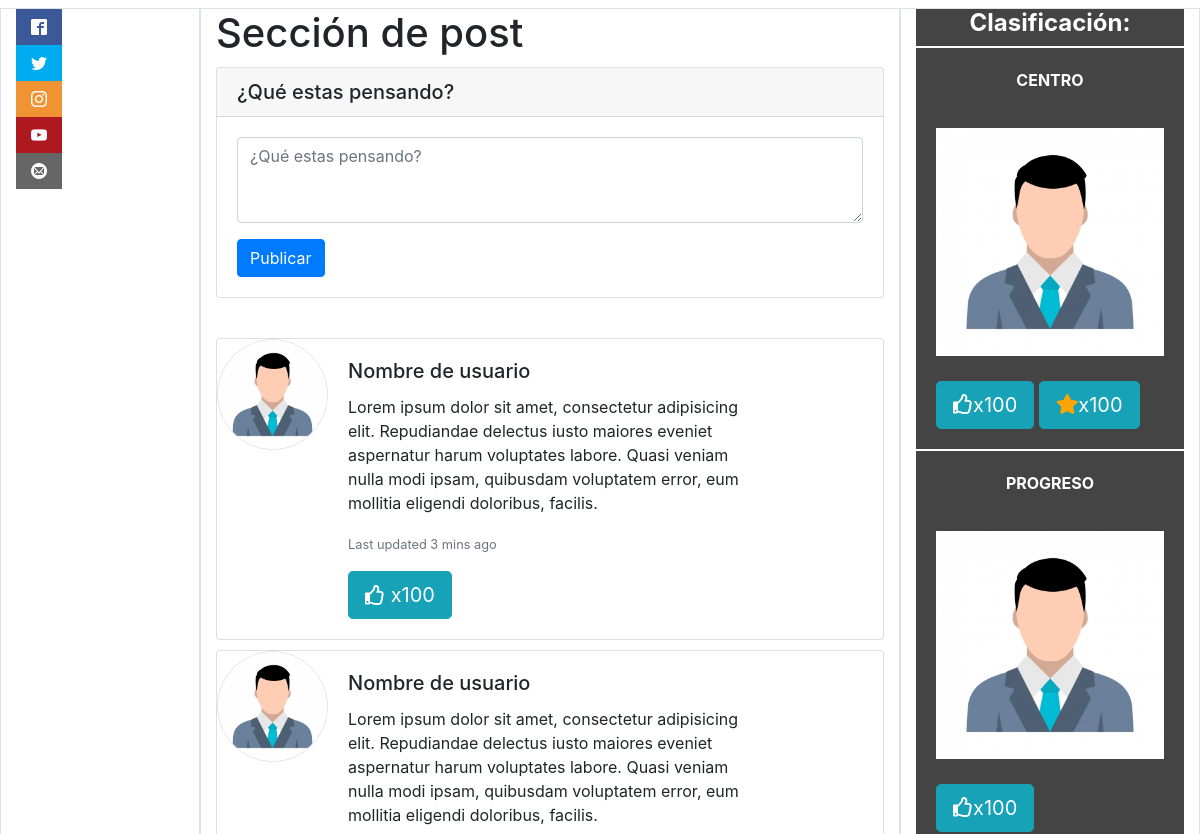
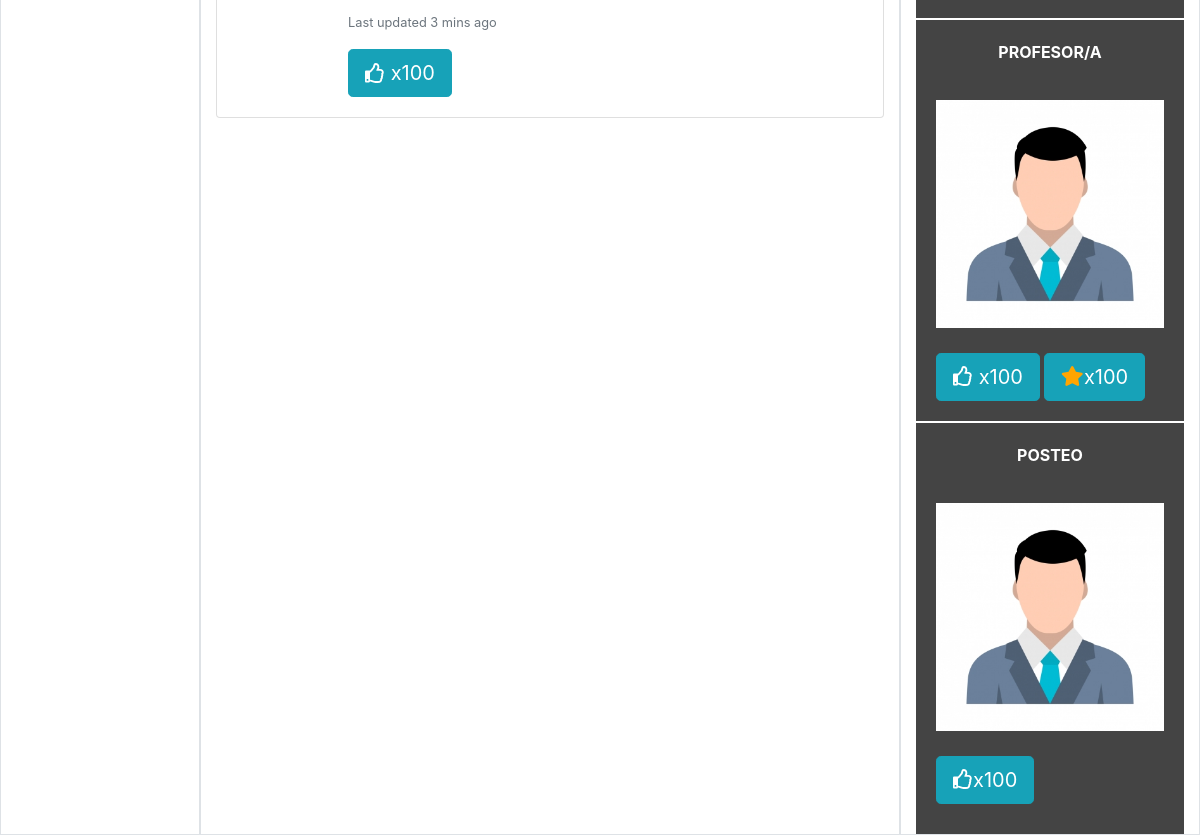
Before: / (lower part) with the older database file (2 pictures, top to bottom).
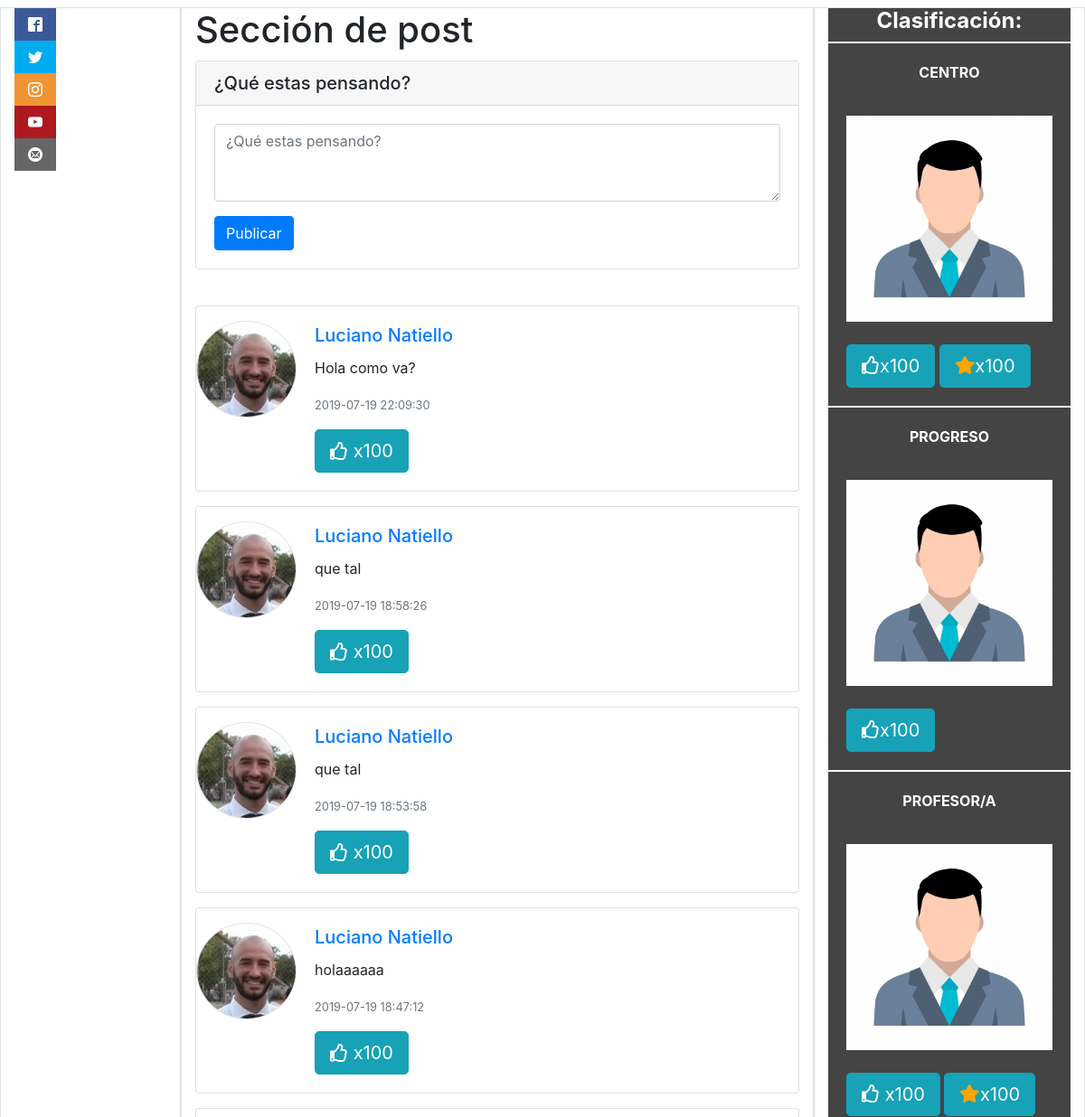
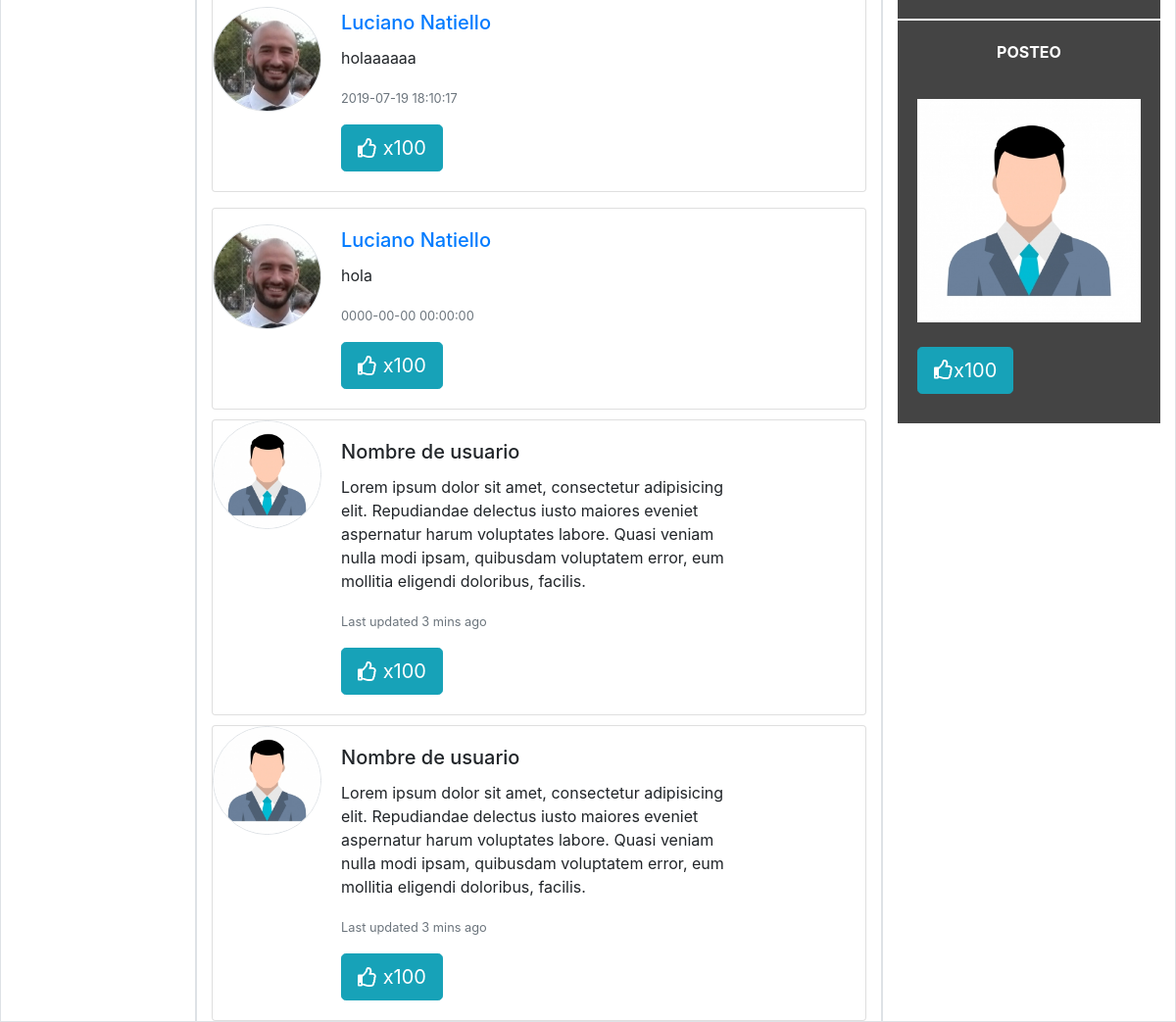
After: the same page with the newer database file (2 pictures, top to bottom).
### tables this page shows
CREATE TABLE `posteo` (
  `id_posteo` int(100) NOT NULL,
  `texto` varchar(1000) NOT NULL,
  `id_usuario` int(100) NOT NULL,
  `fecha` datetime NOT NULL
);

CREATE TABLE `usuarios` (
  `usr_id` int(100) NOT NULL,
  `usr_nombre` varchar(50) NOT NULL,
  `usr_tel` varchar(50) NOT NULL,
  `usr_mail` varchar(50) NOT NULL,
  `usr_localidad` int(50) NOT NULL,
  `usr_contrasena` varchar(30) NOT NULL,
  `usr_foto` varchar(100) NOT NULL,
  `usr_facebook` varchar(100) NOT NULL,
  `usr_instagram` varchar(100) NOT NULL,
  `usr_twitter` varchar(100) NOT NULL,
  `usr_edad` int(20) NOT NULL,
  `descripcion` varchar(1000) NOT NULL,
  `usr_registro` timestamp(6) NOT NULL DEFAULT current_timestamp(6) ON UPDATE current_timestamp(6)
);

### vistas/index/index.php (called while the page is built, shortened)
<?php
$contenido_seccion1 = PATH_VIEWS . "/index/partials/slider_publicidades.inc.php";
$contenido_seccion2 = PATH_VIEWS . "/index/partials/contenido_index.inc.php";
include( PATH_VIEWS . '/common/base.php' );
?>

### index.php (called while the page is built, shortened)
<?php
    $modulo = "index";
    include('vistas/' . $modulo . '/index.php');
?>

### modelo/DAO/posteoDAO.php (called while the page is built, shortened)
<?php
		function buscarPubli(){
					$conexion = getConexion();
					$consulta = "SELECT *
              					FROM posteo, usuarios
               				WHERE posteo.id_usuario = usuarios.usr_id
               				ORDER BY id_posteo DESC";
               	$posteocompleto = $conexion->query($consulta);
               	return $posteocompleto;
		}

### modelo/DAO/accesoperfilDAO.php (called while the page is built, shortened)
<?php
function saberPerfil($id_usuario){
    $conexion = getConexion();
     $consulta = "SELECT * " .
                 "FROM usuarios " .
                 "WHERE usr_id = '" . $id_usuario . "'";
     $resultado = $conexion->query( $consulta );
            if ( $resultado->num_rows == 1  ){
            $usuarioacc = $resultado->fetch_assoc();
            $consulta ="SELECT * " .
                        "FROM usuario_centro " .
                        "WHERE usr_centro_id = '" . $usuarioacc["usr_id"] . "'";
            $resultado = $conexion->query( $consulta );
            if ( $resultado->num_rows == 1) {
                            $perfilaccestipo = "centro";
                        }
                else {
            $consulta ="SELECT * " .
                        "FROM usuario_profe " .
                        "WHERE usr_pf_id = '" . $usuarioacc["usr_id"] . "'";
            $resultado = $conexion->query( $consulta );
                }
}
}
?>

### helpers/html_helper.php (the view, shortened to what this page needs)
<?php
      function crearHTMLpublicacion($id_usuario, $texto, $fotopubli, $nombrepubli, $fecha){
        include_once PATH_DAOS . '/accesoperfilDAO.php';
       saberPerfil($id_usuario);
?>
              <div class="posteo mt-3">
                    <div class="card">
                          <div class="row no-gutters">
                              <div class="col-md-2">
                                </a><img src="<?= FILES . '/perfiles/'. $fotopubli ?>" class="card-img border rounded-circle mt-3" alt="...">
                              </div>
                              <div class="col-md-8">
                                <div class="card-body">
                                  <a href="index.php?m=perfilacceso&tipo=<?= $perfilaccesotipo ?>&nombre=<?= $id_usuario ?>"><h5 class="card-title"><?= $nombrepubli ?></h5></a>
                                  <p class="card-text"><?= $texto ?></p>
                                  <p class="card-text"><small class="text-muted"><?= $fecha ?></small></p>
                                  <div>
                                <span class="btn btn-info btn-lg "><i class="far fa-thumbs-up"></i> x100</span>
                              </div>
                                </div>
                              </div>
                            </div>
                          </div>
                    </div>
     <?php
          }
      ?>

### vistas/common/base.php (shortened to what this page needs)
<!DOCTYPE html>
<html lang="en">
<head>
	<link rel="stylesheet" href="<?= PATH_VENDOR ?>/bootstrap/css/bootstrap.min.css">
	<link rel="stylesheet" href="<?= PATH_CSS ?>/estilos.css">
	<link rel="stylesheet" href="<?= PATH_CSS ?>/fonts.css">
	<link rel="stylesheet" href="<?= PATH_CSS ?>/all.min.css">
</head>
<body>
	<div class="container-fluid">
				<?php if(isset($contenido_seccion1)){include($contenido_seccion1);} ?>
	</div>
				<?php if(isset($contenido_seccion2)){include($contenido_seccion2);} ?>
</body>
</html>

### vistas/index/partials/slider_publicidades.inc.php (shortened to what this page needs)
<div class="row">
		<div class="col-md-12">
	</div>
	</div>

### vistas/index/partials/contenido_index.inc.php (shortened to what this page needs)
<div class="container-fluid">
	<div class="row">
		<div class="col-2 border">
			<div class="social" >
				<ul id="colsocial">
					<li><a href="" class="icon-facebook2"></a></li>
					<li><a href="" class="icon-twitter"></a></li>
					<li><a href="" class="icon-instagram"></a></li>
					<li><a href="" class="icon-youtube"></a></li>
					<li><a href="" class="icon-mail4"></a></li>
				</ul>
			</div>
		</div>
		<div class="col-7 border">
			<h1 class="align-center">Sección de post</h1>
		<div class="ingresoposteo">
				<div class="card">
				  <h5 class="card-header">¿Qué estas pensando?</h5>
				  <div class="card-body">
				  	<form action="index.php" method="post">
						    <div class="form-group">
								 	<textarea name="publicacion" class="form-control" id="publicacion" placeholder="¿Qué estas pensando?" rows="3" required></textarea>
						  </div>
				    <input type="submit" name="submit" value="Publicar" class="btn btn-primary">
				    </form>
				    <?php
				    include_once PATH_DAOS . "/posteoDAO.php";
				    ?>
				  </div>
				</div>
			</div>
			<?php
			 include_once PATH_DAOS . "/posteoDAO.php";
			 include_once PATH_HELPERS . "/html_helper.php";
			 $resultado = buscarPubli();
                    while( $public = $resultado->fetch_assoc() ){
                        crearHTMLpublicacion( $public["usr_id"], $public["texto"], $public["usr_foto"], $public["usr_nombre"], $public["fecha"]  );
                    }
			?>
	<div class="posteo">
			<div class="card">
						<div class="row no-gutters">
						    <div class="col-md-2">
						      <img src="<?= PATH_IMAGENES . '/avatar.jpg' ?>" class="card-img border rounded-circle" alt="...">
						    </div>
						    <div class="col-md-8">
						      <div class="card-body">
						        <h5 class="card-title">Nombre de usuario</h5>
						        <p class="card-text">Lorem ipsum dolor sit amet, consectetur adipisicing elit. Repudiandae delectus iusto maiores eveniet aspernatur harum voluptates labore. Quasi veniam nulla modi ipsam, quibusdam voluptatem error, eum mollitia eligendi doloribus, facilis.</p>
						        <p class="card-text"><small class="text-muted">Last updated 3 mins ago</small></p>
						        <div>
									<span class="btn btn-info btn-lg "><i class="far fa-thumbs-up"></i> x100</span>
								</div>
						      </div>
						    </div>
						  </div>
						</div>
			</div>
			<div class="posteo">
			<div class="card">
						<div class="row no-gutters">
						    <div class="col-md-2">
						      <img src="<?= PATH_IMAGENES . '/avatar.jpg' ?>" class="card-img border rounded-circle" alt="...">
						    </div>
						    <div class="col-md-8">
						      <div class="card-body">
						        <h5 class="card-title">Nombre de usuario</h5>
						        <p class="card-text">Lorem ipsum dolor sit amet, consectetur adipisicing elit. Repudiandae delectus iusto maiores eveniet aspernatur harum voluptates labore. Quasi veniam nulla modi ipsam, quibusdam voluptatem error, eum mollitia eligendi doloribus, facilis.</p>
						        <p class="card-text"><small class="text-muted">Last updated 3 mins ago</small></p>
						        <div>
									<span class="btn btn-info btn-lg "><i class="far fa-thumbs-up"></i> x100</span>
								</div>
						      </div>
						    </div>
						  </div>
						</div>
			</div>
		</div>
		<div class="col-3 border">
			<div id="clasificacion">
			<div>
			<h4 class="titulo_clasif">Clasificación:</h4>
			</div>
			<div class="casilleroclas">
				<p class="parrafo">CENTRO</p>
				<div class="imagenclasif">
				<img class="w-100" src="<?= PATH_IMAGENES . '/avatar.jpg' ?>" alt="">
				</div>
				<div class="botone">
        			 <span class="btn btn-info btn-lg" ><i class="far fa-thumbs-up"></i>x100</span>
         			 <span class="btn btn-info btn-lg"><i class="fas fa-star estrella"></i>x100</span>
        		</div>
			</div>
			<div class="casilleroclas">
				<p class="parrafo">PROGRESO</p>
				<div class="imagenclasif">
				<img class="w-100" src="<?= PATH_IMAGENES . '/avatar.jpg' ?>" alt="">
				</div>
				<div class="botone">
					<span class="btn btn-info btn-lg"><i class="far fa-thumbs-up"></i>x100</span>
				</div>
			</div>
			<div class="casilleroclas">
				<p class="parrafo">PROFESOR/A</p>
				<div class="imagenclasif">
				<img class="w-100" src="<?= PATH_IMAGENES . '/avatar.jpg' ?>" alt="">
				</div>
				<div class="botone">
					<span class="btn btn-info btn-lg "><i class="far fa-thumbs-up"></i> x100</span>
         			<span class="btn btn-info btn-lg"><i class="fas fa-star estrella"></i>x100</span>
         		</div>
			</div>
			<div class="casilleroclas">
				<p class="parrafo">POSTEO</p>
				<div class="imagenclasif">
				<img class="w-100" src="<?= PATH_IMAGENES . '/avatar.jpg' ?>" alt="">
				</div>
				<div class="botone">
					<span class="btn btn-info btn-lg"><i class="far fa-thumbs-up"></i>x100</span>
         		</div>
			</div>
		</div>
		</div>
	</div>
</div>

### css/estilos.css (style rules this page uses)
.social { margin-left: 0; }
.social ul { list-style: none; left:0; z-index:1000; }
.social ul li a { display: inline-block; color:#fff; background: #000; padding: 10px 15px; text-decoration: none; -webkit-transition: all 500ms ease; -o-transition: all 500ms ease; transition: all 500ms ease; }
.social ul li .icon-facebook2 { background:#3b5998; }
.social ul li .icon-twitter { background:#00abf0; }
.social ul li .icon-instagram { background:#f09433; }
.social ul li .icon-youtube { background:#ae181f; }
.social ul li .icon-mail4 { background:#666666; }
#colsocial { margin-left: 0px; padding-left: 0px; }
.ingresoposteo { margin-top: 10px; margin-bottom: 40px; }
.posteo { margin-top: 10px; }
#clasificacion { margin-left: 0; padding-left: 0; background-color: rgb(68, 68, 68); padding-bottom: 10px; }
.estrella { color: orange; }
.titulo_clasif { text-align:center; font-weight: bold; color:white; }
.parrafo { margin-top: 20px; font-weight: bold; color: white; text-align:center; }
.botone { margin-top: 5px; margin-left: 20px; margin-right: 10px; }
.casilleroclas { margin-bottom: 20px; border-top: 2px solid white; }
.imagenclasif { display: inline-block; margin: 20px; }

Changed rows visible on the page:
added posteo: id_usuario.usr_foto (picture), id_usuario.usr_nombre "Luciano Natiello", texto "Hola como va?", fecha "2019-07-19 22:09:30"
added posteo: id_usuario.usr_foto (picture), id_usuario.usr_nombre "Luciano Natiello", texto "que tal", fecha "2019-07-19 18:58:26"
added posteo: id_usuario.usr_foto (picture), id_usuario.usr_nombre "Luciano Natiello", texto "que tal", fecha "2019-07-19 18:53:58"
added posteo: id_usuario.usr_foto (picture), id_usuario.usr_nombre "Luciano Natiello", texto "holaaaaaa", fecha "2019-07-19 18:47:12"
added posteo: id_usuario.usr_foto (picture), id_usuario.usr_nombre "Luciano Natiello", texto "holaaaaaa", fecha "2019-07-19 18:10:17"
added posteo: id_usuario.usr_foto (picture), id_usuario.usr_nombre "Luciano Natiello", texto "hola", fecha "0000-00-00 00:00:00"
